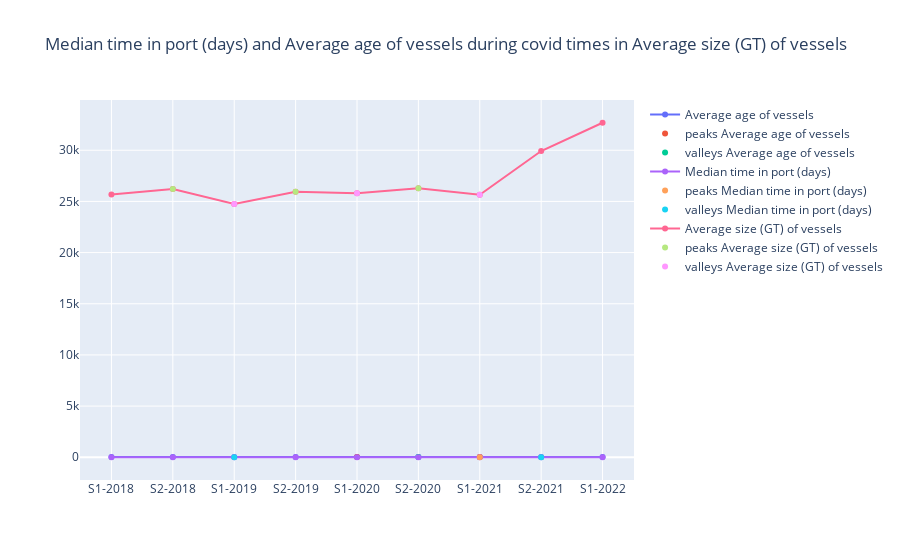

Notebook source saved alongside this figure:
### Code cell
# Then I start the figure and create several dictionaries that are necessary. The peaks and valleys dictionaries are for the graphs and the date dictionaries are for the next steps
fig_1 = go.Figure()

peaks_dict_1 = {}
valleys_dict_1 = {}
peaks_date_dict_1 = {}
valleys_date_dict_1 = {}

# I create a dataframe that contains only the data for the selected province and reset the indices for it
geo_port_all_vessels = geo_port[(geo_port.Vessel_Type == 'All ships')]
geo_port_all_vessels = geo_port_all_vessels[(geo_port_all_vessels.Location == 'Australia')]
geo_port_all_vessels.reset_index(inplace=True)

# I find the peaks and valleys and add them to the dictionaries
for activity in activities_story_1:
    max_ind = data_highs(geo_port_all_vessels, activity)
    peaks_dict_1[activity]=max_ind

    min_ind = data_lows(geo_port_all_vessels,activity)
    valleys_dict_1[activity]=min_ind
    
    # Then I turn them into dataframes to be able to use the dates for the graphs, and for the date dictionaries
    df_max_1 = geo_port_all_vessels.iloc[max_ind]
    df_min_1 = geo_port_all_vessels.iloc[min_ind]

# The date dictionaries are filled with the dates of the peaks and the valleys
    peaks_date_dict_1[activity] = df_max_1['Period Label']
    valleys_date_dict_1[activity] = df_min_1['Period Label']
    
    #The graphs are formatted 
    x1 = geo_port_all_vessels['Period Label']
    y1 = geo_port_all_vessels[activity]
    x2 = df_max_1['Period Label']
    y2 = df_max_1[activity]
    x3 = df_min_1['Period Label']
    y3 = df_min_1[activity]
    fig_1.add_trace(go.Scatter(x=x1,y=y1,name=activity))
    fig_1.add_trace(go.Scatter(x=x2,y=y2,mode='markers',name='peaks ' + activity))
    fig_1.add_trace(go.Scatter(x=x3,y=y3,mode='markers',name='valleys ' + activity))

fig_1.update_layout(title= activity_5 + ' and ' + activity_8 + ' during covid times in ' + activity_10)
fig_1.show()

### Figure 1 — Plotly figure (JSON) as saved in the notebook; plotly's stock layout.template omitted (floating-point values rounded to 4 significant figures)
{"data": [{"name": "Average age of vessels", "type": "scatter", "x": ["S1-2018", "S2-2018", "S1-2019", "S2-2019", "S1-2020", "S2-2020", "S1-2021", "S2-2021", "S1-2022"], "y": [19, 19, 20, 20, 21, 20, 21, 19, 17]}, {"mode": "markers", "name": "peaks Average age of vessels", "type": "scatter", "x": ["S1-2020", "S1-2021"], "y": [21, 21]}, {"mode": "markers", "name": "valleys Average age of vessels", "type": "scatter", "x": ["S2-2020"], "y": [20]}, {"name": "Median time in port (days)", "type": "scatter", "x": ["S1-2018", "S2-2018", "S1-2019", "S2-2019", "S1-2020", "S2-2020", "S1-2021", "S2-2021", "S1-2022"], "y": [1.49, 1.46, 1.401, 1.458, 1.489, 1.523, 1.574, 1.565, 1.61]}, {"mode": "markers", "name": "peaks Median time in port (days)", "type": "scatter", "x": ["S1-2021"], "y": [1.574]}, {"mode": "markers", "name": "valleys Median time in port (days)", "type": "scatter", "x": ["S1-2019", "S2-2021"], "y": [1.401, 1.565]}, {"name": "Average size (GT) of vessels", "type": "scatter", "x": ["S1-2018", "S2-2018", "S1-2019", "S2-2019", "S1-2020", "S2-2020", "S1-2021", "S2-2021", "S1-2022"], "y": [25686, 26220, 24755, 25938, 25790, 26294, 25644, 29921, 32686]}, {"mode": "markers", "name": "peaks Average size (GT) of vessels", "type": "scatter", "x": ["S2-2018", "S2-2019", "S2-2020"], "y": [26220, 25938, 26294]}, {"mode": "markers", "name": "valleys Average size (GT) of vessels", "type": "scatter", "x": ["S1-2019", "S1-2020", "S1-2021"], "y": [24755, 25790, 25644]}], "layout": {"title": {"text": "Median time in port (days) and Average age of vessels during covid times in Average size (GT) of vessels"}}}
